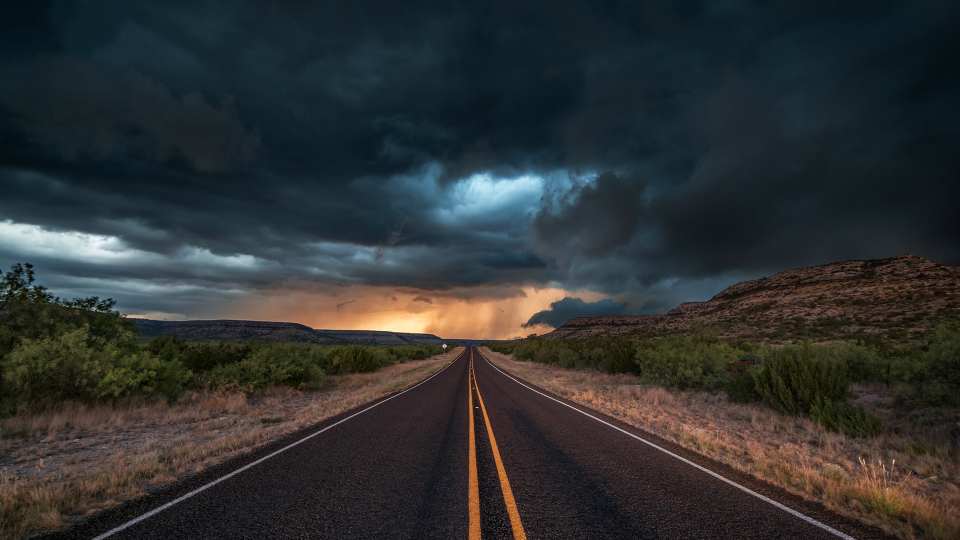
#> input picture 098.picture/Road_5.jpg, 1920 x 1080 px (shown at 1/2 size)
$ python test.py   (older library calls are emulated)
#> lines starting #> are read from the running program, lines starting #| are printed output that depends on the picture; after the words box and inside, x2 and y2 are one past the last pixel; in counts of white or black regions, pixels touching at a corner belong together
import cv2
import numpy as np

"""
REFER: https://hub.packtpub.com/opencv-detecting-edges-lines-shapes/
2018-06-30 Yonv1943
2018-07-01 comment to test.png
2018-07-01 gray in threshold, hierarchy
2018-07-01 draw_approx_hull_polygon() no [for loop]
2018-11-24
"""


def draw_contours(img, cnts):  # conts = contours
    img = np.copy(img)
    img = cv2.drawContours(img, cnts, -1, (0, 255, 0), 2)
    return img


def draw_min_rect_circle(img, cnts):  # conts = contours
    img = np.copy(img)

    for cnt in cnts:
        x, y, w, h = cv2.boundingRect(cnt)
        cv2.rectangle(img, (x, y), (x + w, y + h), (255, 0, 0), 2)  # blue

        min_rect = cv2.minAreaRect(cnt)  # min_area_rectangle
        min_rect = np.int0(cv2.boxPoints(min_rect))
        cv2.drawContours(img, [min_rect], 0, (0, 255, 0), 2)  # green

        (x, y), radius = cv2.minEnclosingCircle(cnt)
        center, radius = (int(x), int(y)), int(radius)  # center and radius of minimum enclosing circle
        img = cv2.circle(img, center, radius, (0, 0, 255), 2)  # red
    return img


def draw_approx_hull_polygon(img, cnts):
    # img = np.copy(img)
    img = np.zeros(img.shape, dtype=np.uint8)

    cv2.drawContours(img, cnts, -1, (255, 0, 0), 2)  # blue

    min_side_len = img.shape[0] / 32  # 多边形边长的最小值 the minimum side length of polygon
    min_poly_len = img.shape[0] / 16  # 多边形周长的最小值 the minimum round length of polygon
    min_side_num = 3  # 多边形边数的最小值
    approxs = [cv2.approxPolyDP(cnt, min_side_len, True) for cnt in cnts]  # 以最小边长为限制画出多边形
    approxs = [approx for approx in approxs if cv2.arcLength(approx, True) > min_poly_len]  # 筛选出周长大于 min_poly_len 的多边形
    approxs = [approx for approx in approxs if len(approx) > min_side_num]  # 筛选出边长数大于 min_side_num 的多边形
    # Above codes are written separately for the convenience of presentation.
    cv2.polylines(img, approxs, True, (0, 255, 0), 2)  # green

    hulls = [cv2.convexHull(cnt) for cnt in cnts]
    cv2.polylines(img, hulls, True, (0, 0, 255), 2)  # red

    # for cnt in cnts:
    #     cv2.drawContours(img, [cnt, ], -1, (255, 0, 0), 2)  # blue
    #
    #     epsilon = 0.02 * cv2.arcLength(cnt, True)
    #     approx = cv2.approxPolyDP(cnt, epsilon, True)
    #     cv2.polylines(img, [approx, ], True, (0, 255, 0), 2)  # green
    #
    #     hull = cv2.convexHull(cnt)
    #     cv2.polylines(img, [hull, ], True, (0, 0, 255), 2)  # red
    return img


def run():
    image = cv2.imread('../098.picture/Road_5.jpg')  # a black objects on white image is better
#> image is the input picture: shape (1080, 1920, 3); mean B, G, R 50.1, 49.9, 46.9

    # gray = cv2.cvtColor(image.copy(), cv2.COLOR_BGR2GRAY)
    # ret, thresh = cv2.threshold(gray, 127, 255, cv2.THRESH_BINARY)
    thresh = cv2.Canny(image, 128, 256)
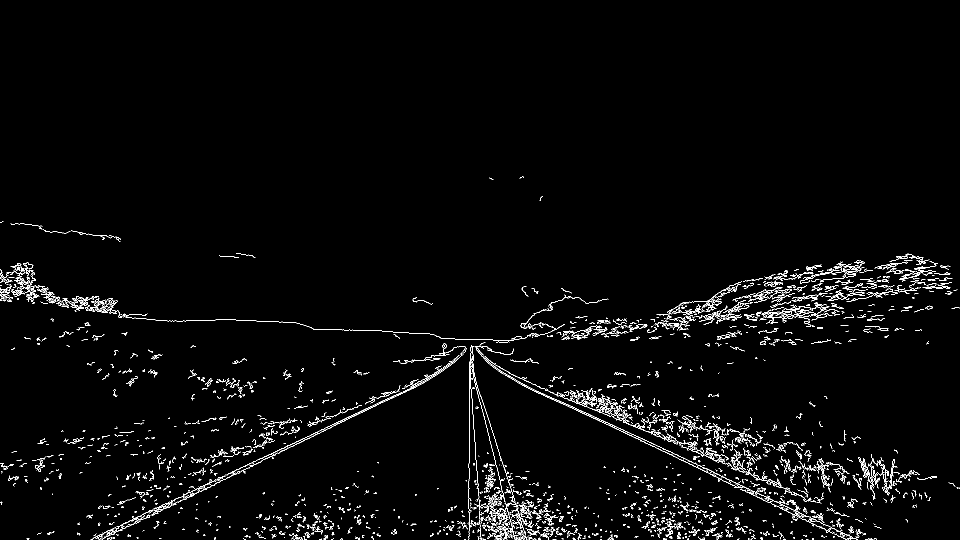
#> thresh: shape (1080, 1920) (shown at 1/2 size); 2.3% white in thin lines or dots, all inside (x1, y1, x2, y2) = (0, 352, 1920, 1080)

    thresh, contours, hierarchy = cv2.findContours(thresh, cv2.RETR_EXTERNAL, cv2.CHAIN_APPROX_SIMPLE)
#> contours = 2168 contours, 2108 with area under 20; largest, box (x1, y1, x2, y2) and area: (970, 716, 1501, 983) 2134, (434, 707, 928, 961) 662, (251, 959, 433, 1046) 191, (178, 614, 216, 626) 140, (1522, 995, 1716, 1080) 124
    # print(hierarchy, ":hierarchy")
    """
    [[[-1 -1 -1 -1]]] :hierarchy  # cv2.Canny()

    [[[ 1 -1 -1 -1]
      [ 2  0 -1 -1]
      [ 3  1 -1 -1]
      [-1  2 -1 -1]]] :hierarchy  # cv2.threshold()
    """

    imgs = [
        image, thresh,
        draw_min_rect_circle(image, contours),
        draw_approx_hull_polygon(image, contours),
    ]
#> the loop in draw_min_rect_circle, `for cnt in cnts:` made 2168 passes
#> (w, h, min_rect, radius, center) on passes 5, 7, 9: (3, 2, [[1732, 1079], [1730, 1079], [1730, 1078], [1732, 1078]], 1, (1731, 1078)), (5, 2, [[1616, 1079], [1612, 1079], [1612, 1078], [1616, 1078]], 2, (1614, 1078)), (3, 2, [[1202, 1079], [1200, 1079], [1200, 1078], [1202, 1078]], 1, (1201, 1078))
#> after the loop in draw_min_rect_circle, `for cnt in cnts:`:
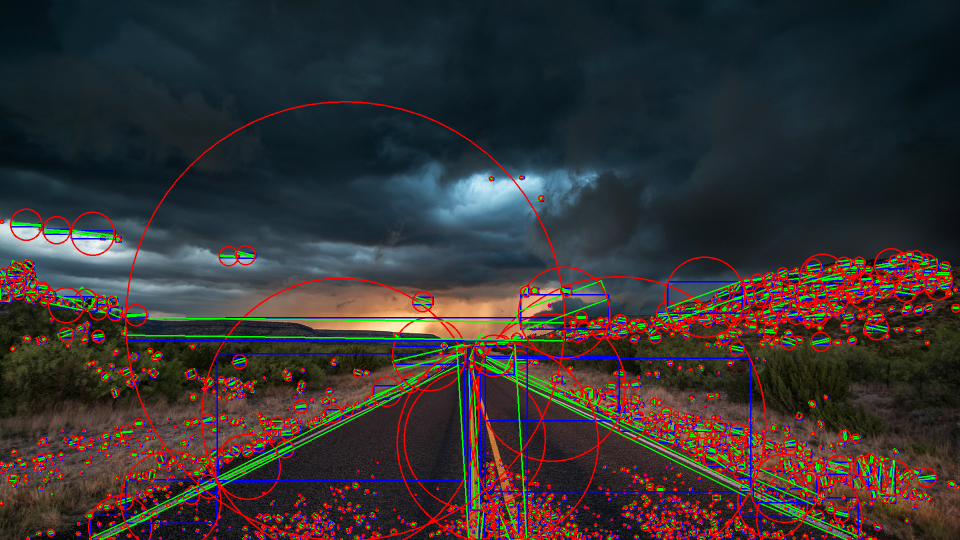
#> img: shape (1080, 1920, 3) (shown at 1/2 size); mean B, G, R 51.4, 50.7, 55.5
#> in draw_approx_hull_polygon, `img = np.zeros(img.shape, dtype=np.uint8)`: img: shape (1080, 1920, 3); every value is 0
#> in draw_approx_hull_polygon, `approxs = [cv2.approxPolyDP(cnt, min_side_len, True) for cnt in cnts]`: approxs = 2168 contours, 2165 with area under 20; largest, box (x1, y1, x2, y2) and area: (1041, 589, 1217, 654) 3180, (937, 691, 1054, 1080) 116, (950, 692, 1027, 749) 35
#> in draw_approx_hull_polygon, `approxs = [approx for approx in approxs if cv2.arcLength(approx, True)..`: approxs = 73 contours, 70 with area under 20; largest, box (x1, y1, x2, y2) and area: (1041, 589, 1217, 654) 3180, (937, 691, 1054, 1080) 116, (950, 692, 1027, 749) 35
#> in draw_approx_hull_polygon, `approxs = [approx for approx in approxs if len(approx) > min_side_num]`: approxs = 2 contours; box (x1, y1, x2, y2) and area: (937, 691, 1054, 1080) 116, (950, 692, 1027, 749) 35
#> in draw_approx_hull_polygon, `hulls = [cv2.convexHull(cnt) for cnt in cnts]`: hulls = 2168 contours, 1405 with area under 20; largest, box (x1, y1, x2, y2) and area: (935, 691, 1054, 1080) 25056, (251, 635, 1130, 681) 18923, (970, 716, 1501, 983) 8095, (434, 707, 928, 961) 6786, (1041, 589, 1217, 658) 4440
#> in draw_approx_hull_polygon, `cv2.polylines(img, hulls, True, (0, 0, 255), 2)`:
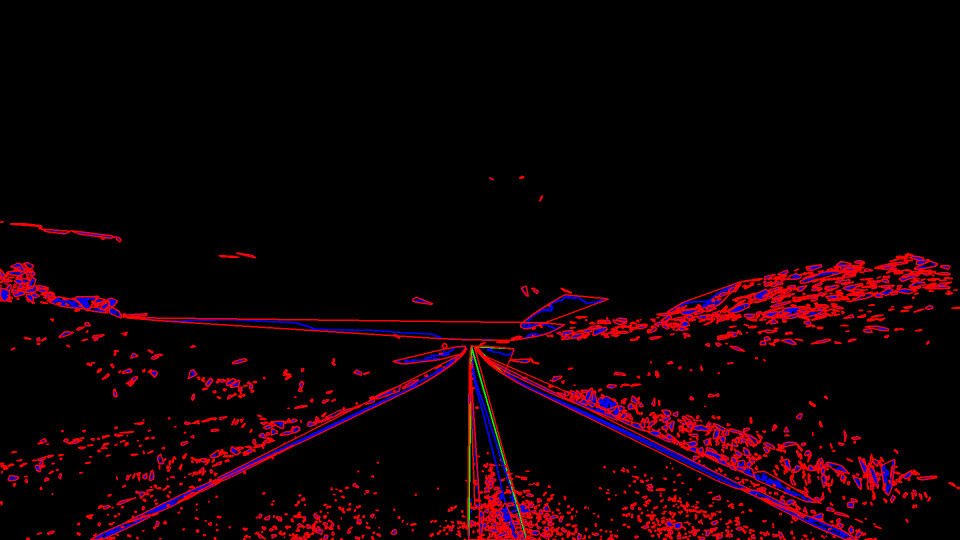
#> img: shape (1080, 1920, 3) (shown at 1/2 size); mean of channels 0, 1, 2 4.3, 0.2, 17; drawn as B, G, R

    for img in imgs:
        # cv2.imwrite("%s.jpg" % id(img), img)
        cv2.imshow("contours", img)
        cv2.waitKey(1943)
#> this loop made 4 passes

    cv2.waitKey(0)
    cv2.destroyAllWindows()


if __name__ == '__main__':
    run()
pass

$ run again, with 098.picture/Road_11.jpg copied over 098.picture/Road_5.jpg
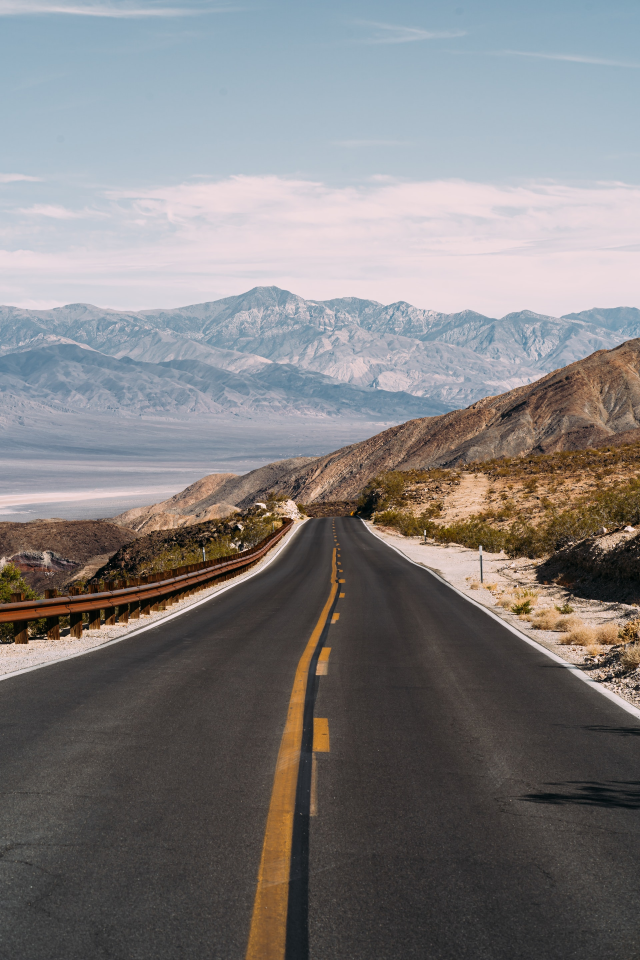
#> input picture 098.picture/Road_11.jpg, 1920 x 2880 px (shown at 1/3 size)
#> in run, image is the input picture: shape (2880, 1920, 3); mean B, G, R 126.7, 126.2, 128.6
#> in run, `thresh = cv2.Canny(image, 128, 256)`:
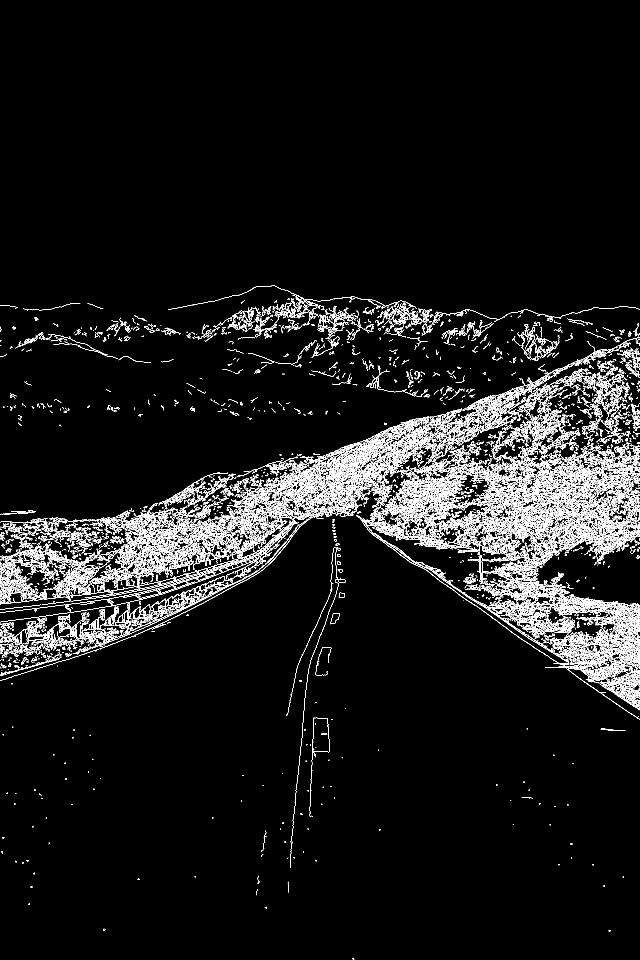
#> thresh: shape (2880, 1920) (shown at 1/3 size); 4.6% white in thin lines or dots, all inside (x1, y1, x2, y2) = (0, 856, 1920, 2878)
#> contours = 8949 contours, 8183 with area under 20; largest, box (x1, y1, x2, y2) and area: (81, 1549, 890, 1838) 10186, (1211, 1417, 1391, 1548) 1877, (1833, 1868, 1920, 1999) 1841, (981, 1378, 1100, 1496) 1766, (1081, 1545, 1707, 1991) 1452
#> the loop in draw_min_rect_circle, `for cnt in cnts:` made 8949 passes
#> (w, h, min_rect, radius, center) on passes 1 to 3: (5, 5, [[1062, 2877], [1058, 2877], [1058, 2873], [1062, 2873]], 2, (1060, 2875)), (5, 4, [[1830, 2793], [1826, 2793], [1826, 2790], [1830, 2790]], 2, (1828, 2791)), (6, 6, [[313, 2791], [309, 2789], [311, 2785], [315, 2787]], 2, (312, 2788))
#> in draw_approx_hull_polygon, `approxs = [cv2.approxPolyDP(cnt, min_side_len, True) for cnt in cnts]`: approxs = 8949 contours, 8948 with area under 20; largest, box (x1, y1, x2, y2) and area: (81, 1566, 890, 1819) 29680
#> in draw_approx_hull_polygon, `approxs = [approx for approx in approxs if cv2.arcLength(approx, True)..`: approxs = 69 contours, 68 with area under 20; largest, box (x1, y1, x2, y2) and area: (81, 1566, 890, 1819) 29680
#> in draw_approx_hull_polygon, `approxs = [approx for approx in approxs if len(approx) > min_side_num]`: approxs = 1 item
#> hulls = 8949 contours, 5970 with area under 20; largest, box (x1, y1, x2, y2) and area: (81, 1549, 890, 1838) 80242, (0, 1542, 939, 2042) 65141, (1081, 1545, 1707, 1991) 32168, (310, 1562, 917, 1933) 23772, (892, 1643, 1015, 2328) 18216
#> in draw_approx_hull_polygon, `cv2.polylines(img, hulls, True, (0, 0, 255), 2)`:
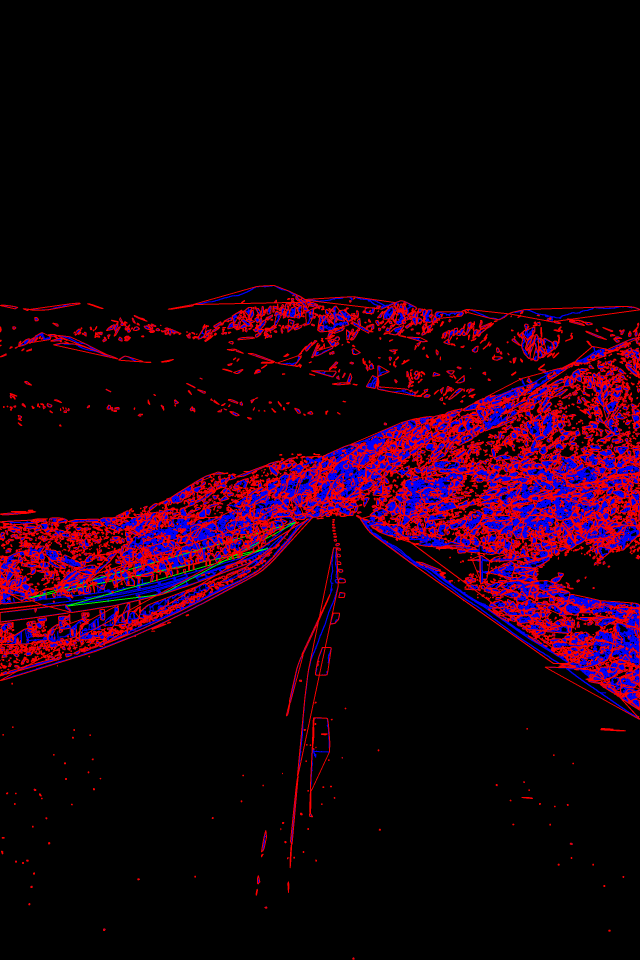
#> img: shape (2880, 1920, 3) (shown at 1/3 size); mean of channels 0, 1, 2 13.3, 0.2, 23.3; drawn as B, G, R
#> the loop in run, `for img in imgs: # cv2.imwrite("%s.jpg" % id(img), img)` made 4 passes

$ run again, with 098.picture/Road_12.jpg copied over 098.picture/Road_5.jpg
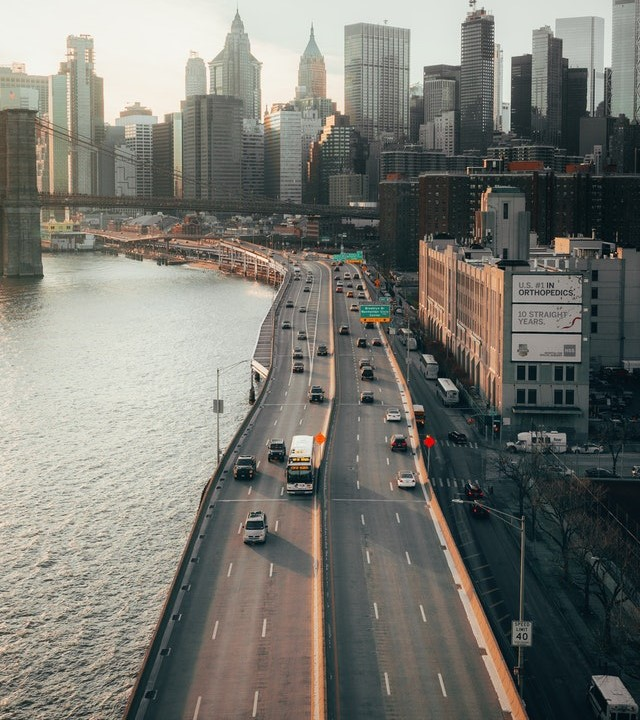
#> input picture 098.picture/Road_12.jpg, 640 x 720 px
#> in run, image is the input picture: shape (720, 640, 3); mean B, G, R 112.9, 119.7, 119.8
#> in run, `thresh = cv2.Canny(image, 128, 256)`:
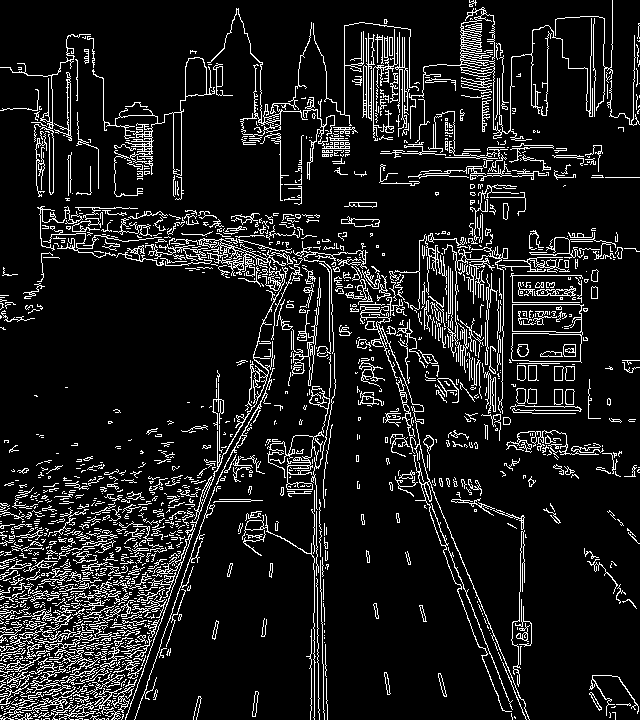
#> thresh: shape (720, 640); 10.9% white in thin lines or dots
#> contours = 1542 contours, 1393 with area under 20; largest, box (x1, y1, x2, y2) and area: (511, 304, 584, 363) 3759, (92, 57, 215, 197) 1690, (190, 238, 293, 527) 1172, (409, 7, 593, 141) 477, (267, 431, 324, 490) 455
#> the loop in draw_min_rect_circle, `for cnt in cnts:` made 1542 passes
#> (w, h, min_rect, radius, center) on passes 2 to 4: (4, 1, [[38, 719], [35, 719], [35, 719], [38, 719]], 1, (36, 719)), (3, 2, [[108, 719], [106, 719], [106, 718], [108, 718]], 1, (107, 718)), (8, 2, [[82, 719], [75, 719], [75, 718], [82, 718]], 3, (78, 718))
#> in draw_approx_hull_polygon, `approxs = [cv2.approxPolyDP(cnt, min_side_len, True) for cnt in cnts]`: approxs = 1542 contours, 1523 with area under 20; largest, box (x1, y1, x2, y2) and area: (360, 306, 530, 720) 6740, (512, 304, 584, 363) 3921, (409, 7, 593, 140) 3574, (92, 58, 203, 197) 2894, (195, 240, 293, 527) 2504
#> in draw_approx_hull_polygon, `approxs = [approx for approx in approxs if cv2.arcLength(approx, True)..`: approxs = 225 contours, 206 with area under 20; largest, box (x1, y1, x2, y2) and area: (360, 306, 530, 720) 6740, (512, 304, 584, 363) 3921, (409, 7, 593, 140) 3574, (92, 58, 203, 197) 2894, (195, 240, 293, 527) 2504
#> in draw_approx_hull_polygon, `approxs = [approx for approx in approxs if len(approx) > min_side_num]`: approxs = 18 contours, 1 with area under 20; largest, box (x1, y1, x2, y2) and area: (360, 306, 530, 720) 6740, (512, 304, 584, 363) 3921, (409, 7, 593, 140) 3574, (92, 58, 203, 197) 2894, (195, 240, 293, 527) 2504
#> hulls = 1542 contours, 996 with area under 20; largest, box (x1, y1, x2, y2) and area: (409, 7, 593, 141) 20332, (190, 238, 293, 527) 17310, (360, 306, 530, 720) 13854, (92, 57, 215, 197) 12260, (207, 8, 312, 137) 10012
#> in draw_approx_hull_polygon, `cv2.polylines(img, hulls, True, (0, 0, 255), 2)`:
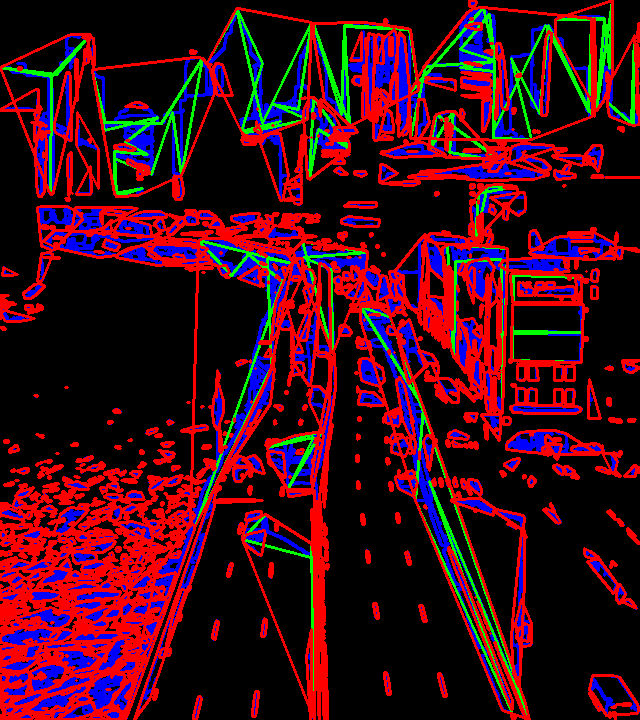
#> img: shape (720, 640, 3); mean of channels 0, 1, 2 23.9, 9.1, 61.7; drawn as B, G, R
#> the loop in run, `for img in imgs: # cv2.imwrite("%s.jpg" % id(img), img)` made 4 passes
